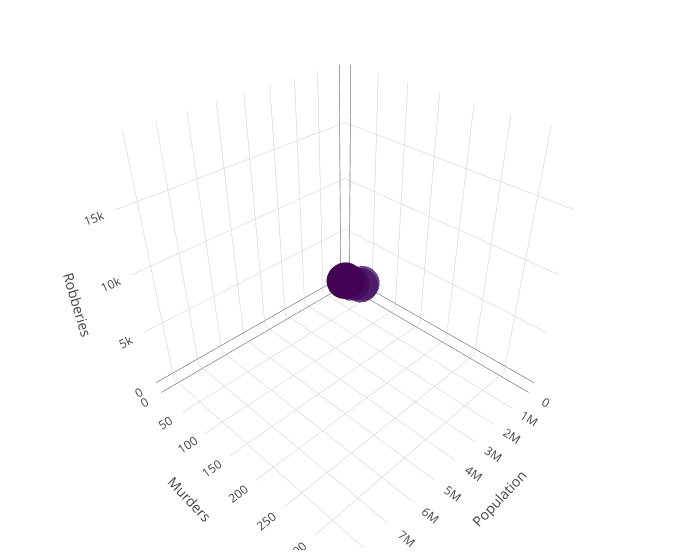

The cell this chart's notebook holds for it:
### Code cell
x = df_transform.population
y = df_transform.murder_manslaughter
z = df_transform.robbery

trace1 = go.Scatter3d(
    x=x,
    y=y,
    z=z,
    text = df_transform.city,
    mode='markers',
    marker=dict(
        size=12,
        color=z,                # set color to an array/list of desired values
        colorscale='Viridis',   # choose a colorscale
        opacity=0.8
    )
)

data = [trace1]
layout = go.Layout(
    #margin=dict(
        #l=0,
        #r=0,
        #b=0,
        #t=0
    #),
    scene = dict(
                    xaxis = dict(
                        title='Population'),
                    yaxis = dict(
                        title='Murders'),
                    zaxis = dict(
                        title='Robberies'),),
                    width=700,
                    margin=dict(
                    r=20, b=10,
                    l=10, t=10)
        )

    
fig = go.Figure(data=data, layout=layout)
iplot(fig, filename='3d-scatter-colorscale')

### Figure 1 — Plotly figure (JSON) as saved in the notebook; plotly's stock layout.template omitted (floating-point values rounded to 4 significant figures; data arrays with more than 128 entries replaced by an {"elided": "..."} marker saying what was removed)
{"data": [{"marker": {"color": {"elided": "348 int values"}, "colorscale": "Viridis", "opacity": 0.8, "size": 12}, "mode": "markers", "text": {"elided": "348 str values"}, "type": "scatter3d", "uid": "c5608d7e-d65d-11e8-847f-9a0015cd93e0", "x": {"elided": "348 int values"}, "y": {"elided": "348 int values"}, "z": {"elided": "348 int values"}}], "layout": {"margin": {"b": 10, "l": 10, "r": 20, "t": 10}, "scene": {"xaxis": {"title": "Population"}, "yaxis": {"title": "Murders"}, "zaxis": {"title": "Robberies"}}, "width": 700}}
